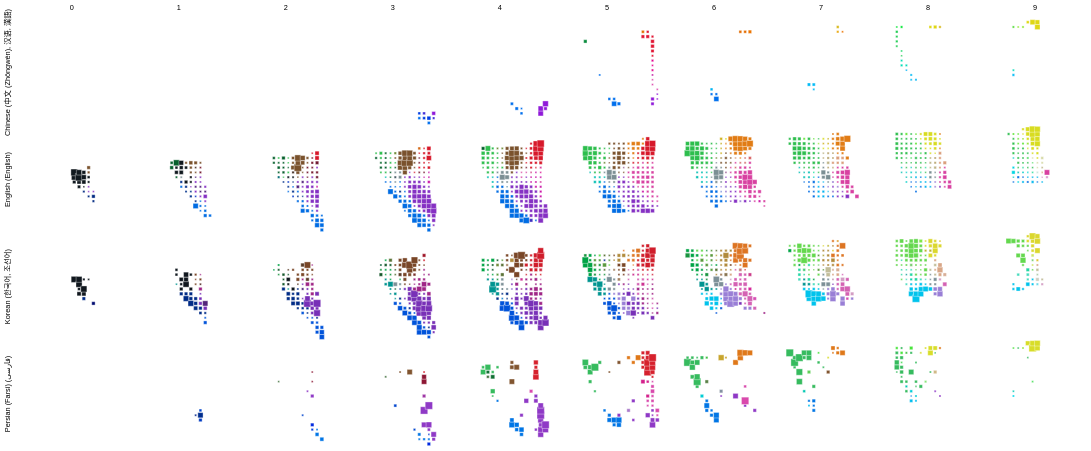

Write a Vega-Lite specification for this figure.
### Vega-Lite specification from a JSON file in a GitHub repository (floating-point values rounded to 4 significant figures; data arrays with more than 128 entries replaced by an {"elided": "..."} marker saying what was removed)
{"$schema": "https://vega.github.io/schema/vega-lite/v3.json", "transform": [{"calculate": "datum.binA + -8", "as": "binA2"}, {"calculate": "datum.binB + -12", "as": "binB2"}, {"calculate": "datum.saliency + 4.760647923290102", "as": "sal"}, {"calculate": "datum.lab", "as": "lab2"}], "config": {"view": {"stroke": null}, "background": "#fff"}, "facet": {"row": {"field": "lang", "type": "ordinal", "header": {"title": null}}, "column": {"field": "binL", "type": "ordinal", "header": {"title": null}}}, "spacing": {"row": -20, "column": -20}, "spec": {"layer": [{"height": 144, "width": 144, "mark": {"type": "square", "strokeWidth": "0.5", "stroke": "white"}, "encoding": {"x": {"field": "binA2", "type": "ordinal", "scale": {"domain": [-12, -11, -10, -9, -8, -7, -6, -5, -4, -3, -2, -1, 0, 1, 2, 3, 4, 5, 6, 7, 8, 9]}, "axis": null}, "y": {"field": "binB2", "type": "ordinal", "scale": {"domain": [9, 8, 7, 6, 5, 4, 3, 2, 1, 0, -1, -2, -3, -4, -5, -6, -7, -8, -9, -10, -11, -12]}, "axis": null}, "detail": {"field": "majorTerm", "type": "nominal"}, "size": {"field": "maxpTC", "type": "quantitative", "scale": {"range": [4, 100], "type": "pow", "exponent": 2.5, "zero": false}, "legend": null}, "opacity": {"condition": {"selection": "bins", "value": 1}, "value": 0}, "color": {"field": "majorTerm", "type": "nominal", "scale": {"domain": {"elided": "180 str values"}, "range": {"elided": "180 str values"}}, "legend": null}}}, {"height": 144, "width": 144, "selection": {"bins": {"type": "single", "fields": ["majorTerm"], "on": "mouseover"}}, "mark": "square", "encoding": {"x": {"field": "binA2", "type": "ordinal", "scale": {"domain": [-12, -11, -10, -9, -8, -7, -6, -5, -4, -3, -2, -1, 0, 1, 2, 3, 4, 5, 6, 7, 8, 9]}, "axis": null}, "y": {"field": "binB2", "type": "ordinal", "scale": {"domain": [9, 8, 7, 6, 5, 4, 3, 2, 1, 0, -1, -2, -3, -4, -5, -6, -7, -8, -9, -10, -11, -12]}, "axis": null}, "opacity": {"value": 0}, "size": {"value": 81}, "tooltip": [{"field": "majorTerm", "type": "nominal", "title": "Max Prob. Term"}, {"field": "lab", "type": "nominal", "title": "Lab (L,a,b)"}]}}], "resolve": {"scale": {"color": "independent"}}}, "data": {"values": {"elided": "2500 records"}}}
